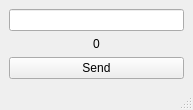
<?xml version="1.0" encoding="UTF-8"?>
<ui version="4.0">
 <class>TCPSocket</class>
 <widget class="QMainWindow" name="TCPSocket">
  <property name="geometry">
   <rect>
    <x>0</x>
    <y>0</y>
    <width>193</width>
    <height>108</height>
   </rect>
  </property>
  <property name="windowTitle">
   <string>TCPSocket</string>
  </property>
  <widget class="QWidget" name="centralwidget">
   <layout class="QVBoxLayout" name="verticalLayout_2">
    <item>
     <layout class="QVBoxLayout" name="verticalLayout">
      <item>
       <widget class="QLineEdit" name="InputLineEdit"/>
      </item>
      <item>
       <widget class="QLabel" name="OutputLabel">
        <property name="text">
         <string>0</string>
        </property>
        <property name="alignment">
         <set>Qt::AlignCenter</set>
        </property>
       </widget>
      </item>
      <item>
       <widget class="QPushButton" name="SendButton">
        <property name="text">
         <string>Send</string>
        </property>
       </widget>
      </item>
     </layout>
    </item>
   </layout>
  </widget>
  <widget class="QStatusBar" name="statusbar"/>
 </widget>
 <resources/>
 <connections/>
</ui>
